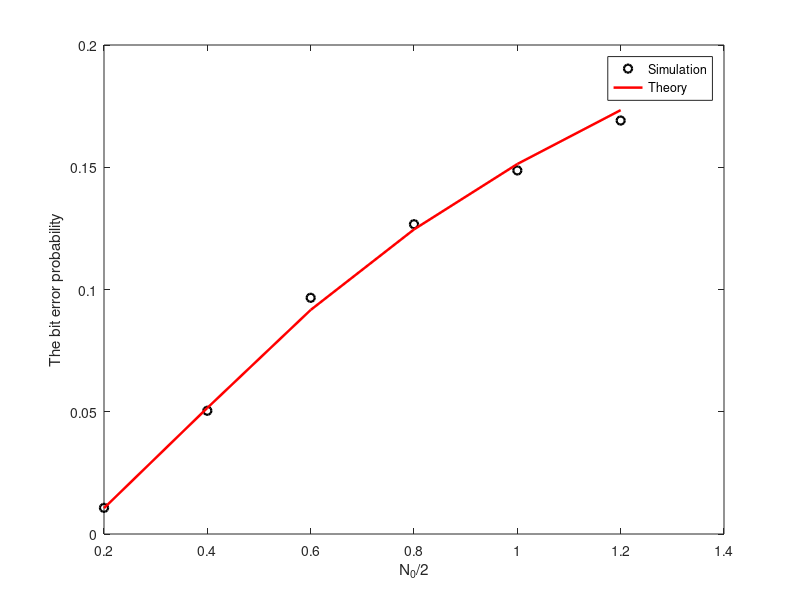

The MATLAB script that drew this image:
clear;clc
%% ================ Represent s1(t) and s2(t)
ts = 0.1; % The sample time
t1 = 0: ts: 0.5 - 0.05;
t2 = 0.5: ts: 1 - 0.05;
t_1bit = [t1 t2]; % Time of 1 bit
L = length(t_1bit); % The number of samples of 1 bit

s1_t1 = 1.5*ones(1, length(t1));
s1_t2 = 0.5*ones(1, length(t2));
s1 = [s1_t1 s1_t2]; % s1(t)
s2_t1 = 0*ones(1, length(t1));
s2_t2 = -2*ones(1, length(t2));
s2 = [s2_t1 s2_t2]; % s2(t)
%% ================ The transmitted signal
Ntry = 10^4; % The total transmitted bits
N0_2 =0.2:0.2:1.2; % The noise power spectrum desity (W/Hz) N0/2
P_error_simul = zeros(1,length(N0_2));
P_error_theo = zeros(1,length(N0_2));
for j = 1: length(N0_2)
    Bit = randsrc(1, Ntry, [0 1]); % Transmission with P1 = P2;
    s = []; % The transmitted signal s(t)
    t = []; % The time of s(t)
    for i = 1:Ntry
        if Bit(i) == 0
            s = [s s1];
        else
            s = [s s2];
        end
        t_ibit = t_1bit + i -1; % Time of i-bit
        t = [t t_ibit];
    end
    %% ================= The AWGN channel
    B = 1/ts; % Bandwidth of signals
    Power_noise = N0_2(j)*B; % The power of noise
    w = sqrt(Power_noise)*randn(1, length(s));
    %% ================= The received signal
    r = s+w;

    %% ================= The recovered signal
    h_t1 = -5/sqrt(17)*ones(1, length(t1));
    h_t2 = -3/sqrt(17)*ones(1, length(t2));
    h = [h_t1 h_t2]; % The impulse response of the matched filter
    T = 3/(4*sqrt(17)); % The decision threshold
    Bit_rec = zeros(1,Ntry);
    for i = 1:Ntry
        Frame = r((i-1)*L+1 : i*L); % Construct 1 Frame with L samples
        y = conv(Frame,h)*ts; % The signals pass through the matched filter
        r2_mu = y(L);
        % --------- Comparator for decision
        if r2_mu >= T
            Bit_rec(i) = 1;
        else
            Bit_rec(i) = 0;
        end
    end
    Bit_rec;

    %% ================== The bit error probability
    % ------------- Simulation
    [Num, rate] = biterr(Bit, Bit_rec);
    P_error_simul(j) = rate;
    % ------------- Theory
    s12_mu = -7/(2*sqrt(17));
    s22_mu = 5/sqrt(17);
    P_error_theo(j) = qfunc((s22_mu - s12_mu)/(2*sqrt(N0_2(j))));
end

%{
%% ==============Plot
figure(1)
subplot(5,1,1)
plot(t_1bit,s1,'b-','linewidth',1.8); hold on;
xlabel('t (s)'); ylabel('s_1(t)');
axis([0 1.1 -1 1.6])
subplot(5,1,2)
plot(t_1bit,s2,'r-','linewidth',1.8);
xlabel('t (s)'); ylabel('s_2(t)')
axis([0 1.1 -2.2 1])
x_note = 0.5 :1 :Ntry - 0.5;
y_note = 2.4 *ones(1,Ntry);

Text = string(Bit);
subplot(5,1,3)
plot(t,s,'g-','linewidth',1.8);
text(x_note, y_note, Text);
xlabel('t (s)'); ylabel('s(t)')
axis([0 Ntry -3 3])
subplot(5,1,4)
plot(t,w,'k-','linewidth',1.4);
text(x_note, y_note, Text);
xlabel('t (s)'); ylabel('w(t)')
axis([0 Ntry -4 4])

subplot(5,1,5)
plot(t,r,'m-','linewidth',1.8);
text(x_note, y_note, Text);
xlabel('t (s)'); ylabel('s(t)')
axis([0 Ntry -3.2 3.2])
%}

figure(1)
plot(N0_2,P_error_simul,'ko','linewidth',1.6,'markersize',6); 
hold on;
plot(N0_2,P_error_theo,'r-','linewidth',1.8,'markersize',6);
xlabel('N_0/2'); ylabel('The bit error probability');
legend('Simulation','Theory')